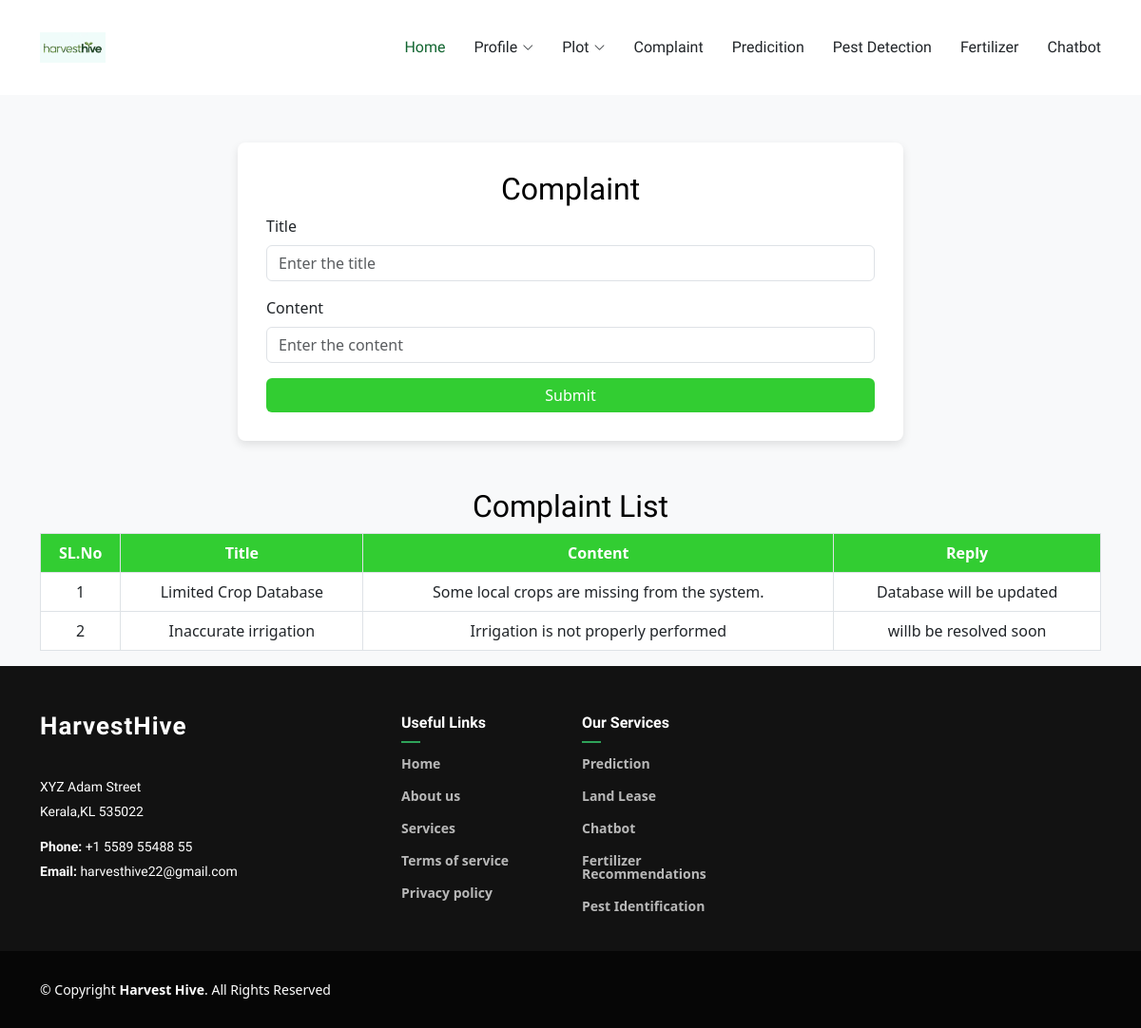
Screenshot of /User/complaint/ (signed in) with the database file from the repository.
### Owner/models.py (models this page shows)
class tbl_complain(models.Model):
    title=models.CharField(max_length=50)
    content=models.CharField(max_length=50)
    user=models.ForeignKey(tbl_user,on_delete=models.CASCADE,null=True)
    comp_reply=models.CharField(max_length=50)
    comp_status=models.IntegerField(default=0)
    owner=models.ForeignKey(tbl_owner,on_delete=models.CASCADE,null=True)

### User/views.py (the view)
# urls.py: path('complaint/',views.complaint,name="complaint"),
def complaint(request):
    if "uid" in request.session:
        us=tbl_user.objects.get(id=request.session['uid'])
        comp=tbl_complain.objects.filter(user=us)
        if request.method=="POST":
            tbl_complain.objects.create(title=request.POST.get("txtl"),content=request.POST.get("txtc"),user=us)
            return redirect("User:complaint")
        else:
            return render(request,'User/Complaint.html',{'comp':comp})
    else:
        return redirect("Guest:login")

### User/Templates/User/Complaint.html (shortened to what this page needs)
{% extends 'User/Header.html' %}
{% load static %}
{% block content %}
<!DOCTYPE html>
<html lang="en">
<head>
    <link href="https://cdn.jsdelivr.net/npm/bootstrap@5.3.0/dist/css/bootstrap.min.css" rel="stylesheet">
</head>
<body>
    <div class="container">
        <div class="container-box">
            <h2 class="text-center" style="color: black;">Complaint</h2>
            <form action="" method="post">
                <div class="mb-3">
                    <label class="form-label">Title</label>
                    <input required type="text" name="txtl" class="form-control" placeholder="Enter the title">
                </div>
                <div class="mb-3">
                    <label class="form-label">Content</label>
                    <input required type="text" name="txtc" class="form-control" placeholder="Enter the content">
                </div>
                <div class="text-center">
                    <button type="submit" class="btn btn-custom w-100">Submit</button>
                </div>
            </form>
        </div>
        <div class="mt-4">
            <h2 class="text-center" style="color: black;">Complaint List</h2>
            <table class="table table-bordered text-center">
                <thead>
                    <tr>
                        <th class="highlighted-header">SL.No</th>
                        <th class="highlighted-header">Title</th>
                        <th class="highlighted-header">Content</th>
                        <th class="highlighted-header">Reply</th>
                    </tr>
                </thead>
                <tbody>
                    {% for i in comp %}
                    <tr>
                        <td>{{ forloop.counter }}</td>
                        <td>{{ i.title }}</td>
                        <td>{{ i.content }}</td>
                        <td>{{ i.comp_reply|default:"Pending" }}</td>
                    </tr>
                    {% empty %}
                    <tr>
                        <td colspan="4" class="text-muted">No complaints found.</td>
                    </tr>
                    {% endfor %}
                </tbody>
            </table>
        </div>
    </div>
</body>
</html>
{% endblock content %}

### Guest/static/Main/assets/css/main.css (style rules this page uses)
:root { --default-font: "Open Sans", system-ui, -apple-system, "Segoe UI", Roboto, "Helvetica Neue", Arial, "Noto Sans", "Liberation Sans", sans-serif, "Apple Color Emoji", "Segoe UI Emoji", "Segoe UI Symbol", "Noto Color Emoji"; --heading-font: "Marcellus", sans-serif; --nav-font: "Marcellus", sans-serif; }
:root { --background-color: #ffffff; --default-color: #212529; --heading-color: #2d465e; --accent-color: #116530; --surface-color: #ffffff; --contrast-color: #ffffff; }
:root { --nav-color: #212529; --nav-hover-color: #116530; --nav-mobile-background-color: #ffffff; --nav-dropdown-background-color: #ffffff; --nav-dropdown-color: #212529; --nav-dropdown-hover-color: #116530; }
:root { scroll-behavior: smooth; }
body { color: var(--default-color); background-color: var(--background-color); font-family: var(--default-font); }
h1, h2, h3, h4, h5, h6 { color: var(--heading-color); font-family: var(--heading-font); }

### User/Templates/User/Complaint.html (style rules this page uses)
body { background: #f8f9fa; }
.container-box { max-width: 700px; margin: 50px auto; background: white; padding: 30px; border-radius: 8px; box-shadow: 0 4px 10px rgba(0, 0, 0, 0.1); }
.btn-custom { background: #32CD32; color: white; border: none; }
.highlighted-header { background-color: #32CD32 !important; color: white !important; }

### rows the page displays
tbl_complain: title "Limited Crop Database", content "Some local crops are missing from the system.", comp_reply "Database will be updated"
tbl_complain: title "Inaccurate irrigation", content "Irrigation is not properly performed", comp_reply "willb be resolved soon"
